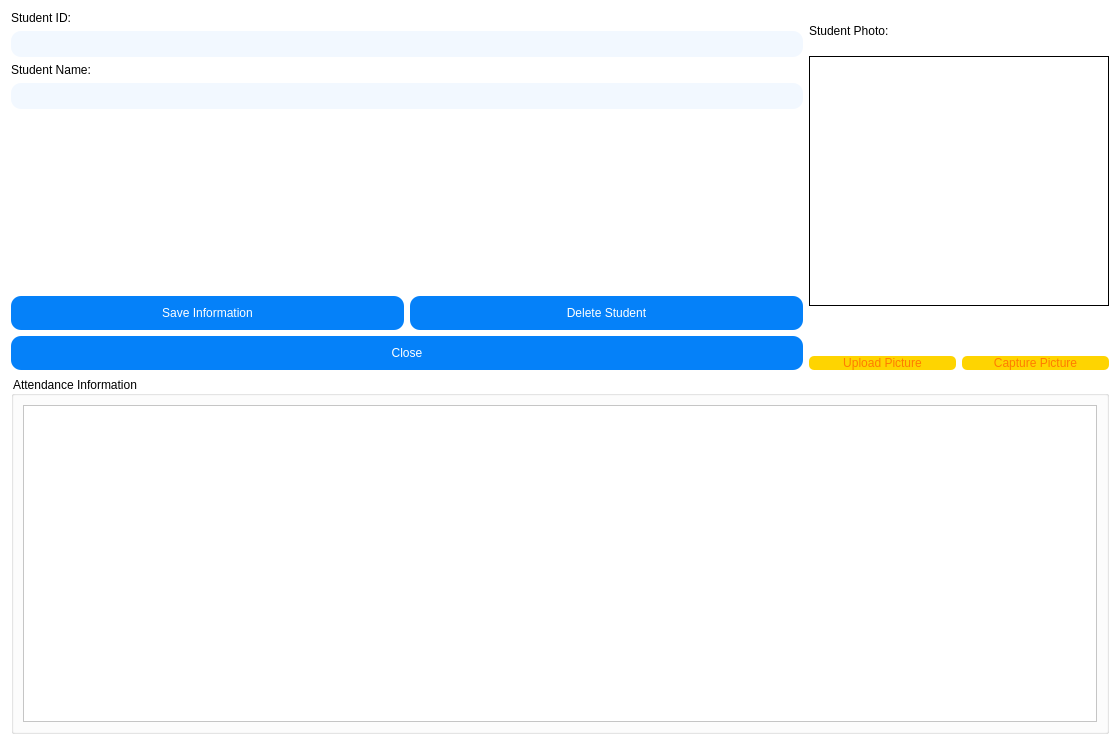
<?xml version="1.0" encoding="UTF-8"?>
<ui version="4.0">
 <class>StudentDetailDialog</class>
 <widget class="QDialog" name="StudentDetailDialog">
  <property name="geometry">
   <rect>
    <x>0</x>
    <y>0</y>
    <width>1120</width>
    <height>745</height>
   </rect>
  </property>
  <property name="windowTitle">
   <string>Chi tiết sinh viên</string>
  </property>
  <property name="styleSheet">
   <string notr="true">background-color: rgb(255, 255, 255);</string>
  </property>
  <layout class="QVBoxLayout" name="verticalLayout">
   <item>
    <layout class="QHBoxLayout" name="horizontalLayout">
     <item>
      <layout class="QVBoxLayout" name="verticalLayout_2">
       <item>
        <widget class="QLabel" name="label">
         <property name="styleSheet">
          <string notr="true">font: 57 10pt &quot;Montserrat Medium&quot;;</string>
         </property>
         <property name="text">
          <string>Student ID:</string>
         </property>
        </widget>
       </item>
       <item>
        <widget class="QLineEdit" name="lineEditStudentID">
         <property name="styleSheet">
          <string notr="true">background-color: rgb(242, 248, 255);
color: rgb(14, 23, 67);
font: 57 10pt &quot;Montserrat Medium&quot;;
border-radius: 10px;
padding: 5px;</string>
         </property>
         <property name="readOnly">
          <bool>false</bool>
         </property>
        </widget>
       </item>
       <item>
        <widget class="QLabel" name="label_2">
         <property name="styleSheet">
          <string notr="true">font: 57 10pt &quot;Montserrat Medium&quot;;</string>
         </property>
         <property name="text">
          <string>Student Name:</string>
         </property>
        </widget>
       </item>
       <item>
        <widget class="QLineEdit" name="lineEditFullName">
         <property name="styleSheet">
          <string notr="true">background-color: rgb(242, 248, 255);
color: rgb(14, 23, 67);
font: 57 10pt &quot;Montserrat Medium&quot;;
border-radius: 10px;
padding: 5px;</string>
         </property>
        </widget>
       </item>
       <item>
        <spacer name="verticalSpacer">
         <property name="orientation">
          <enum>Qt::Vertical</enum>
         </property>
         <property name="sizeHint" stdset="0">
          <size>
           <width>20</width>
           <height>40</height>
          </size>
         </property>
        </spacer>
       </item>
       <item>
        <layout class="QHBoxLayout" name="horizontalLayout_3">
         <item>
          <widget class="QPushButton" name="pushButtonSave">
           <property name="styleSheet">
            <string notr="true">QPushButton {
    background-color: #0581F9; /* Màu nền mặc định */
	color: rgb(255, 255, 255);
	font: 8pt &quot;CocogooseProTrial Semilight&quot;;
    border-radius: 10px;
    padding: 10px;

}

QPushButton:hover {
    background-color: #87C4FF; /* Màu khi di chuột */

}

QPushButton:pressed {
    background-color: #0581F9; /* Màu khi nhấn */
}


</string>
           </property>
           <property name="text">
            <string>Save Information</string>
           </property>
          </widget>
         </item>
         <item>
          <widget class="QPushButton" name="pushButtonDelete">
           <property name="styleSheet">
            <string notr="true">QPushButton {
    background-color: #0581F9; /* Màu nền mặc định */
	color: rgb(255, 255, 255);
	font: 8pt &quot;CocogooseProTrial Semilight&quot;;
    border-radius: 10px;
    padding: 10px;

}

QPushButton:hover {
    background-color: #87C4FF; /* Màu khi di chuột */

}

QPushButton:pressed {
    background-color: #0581F9; /* Màu khi nhấn */
}


</string>
           </property>
           <property name="text">
            <string>Delete Student</string>
           </property>
          </widget>
         </item>
        </layout>
       </item>
       <item>
        <widget class="QPushButton" name="pushButtonCancel">
         <property name="styleSheet">
          <string notr="true">QPushButton {
    background-color: #0581F9; /* Màu nền mặc định */
	color: rgb(255, 255, 255);
	font: 8pt &quot;CocogooseProTrial Semilight&quot;;
    border-radius: 10px;
    padding: 10px;

}

QPushButton:hover {
    background-color: #87C4FF; /* Màu khi di chuột */

}

QPushButton:pressed {
    background-color: #0581F9; /* Màu khi nhấn */
}


</string>
         </property>
         <property name="text">
          <string>Close</string>
         </property>
        </widget>
       </item>
      </layout>
     </item>
     <item>
      <layout class="QVBoxLayout" name="verticalLayout_3">
       <item>
        <widget class="QLabel" name="label_3">
         <property name="styleSheet">
          <string notr="true">font: 57 10pt &quot;Montserrat Medium&quot;;</string>
         </property>
         <property name="text">
          <string>Student Photo:</string>
         </property>
        </widget>
       </item>
       <item>
        <widget class="QLabel" name="labelPhoto">
         <property name="minimumSize">
          <size>
           <width>300</width>
           <height>250</height>
          </size>
         </property>
         <property name="frameShape">
          <enum>QFrame::Box</enum>
         </property>
         <property name="alignment">
          <set>Qt::AlignCenter</set>
         </property>
        </widget>
       </item>
       <item>
        <widget class="QLabel" name="labelPhotoStatus">
         <property name="text">
          <string/>
         </property>
         <property name="alignment">
          <set>Qt::AlignCenter</set>
         </property>
        </widget>
       </item>
       <item>
        <layout class="QHBoxLayout" name="horizontalLayout_2">
         <item>
          <widget class="QPushButton" name="pushButtonUpload">
           <property name="styleSheet">
            <string notr="true">
QPushButton {
 /* Màu nền mặc định */
	background-color: rgb(254, 212, 1);
    border-radius: 5px;
	color: rgb(255, 123, 0);
	font: 57 10pt &quot;Montserrat Medium&quot;;

}

QPushButton:hover {
background-color: rgb(255, 220, 42);
}

QPushButton:pressed {
    background-color: #F0C800; /* Màu khi nhấn */
}


</string>
           </property>
           <property name="text">
            <string>Upload Picture</string>
           </property>
          </widget>
         </item>
         <item>
          <widget class="QPushButton" name="pushButtonCapture">
           <property name="styleSheet">
            <string notr="true">
QPushButton {
 /* Màu nền mặc định */
	background-color: rgb(254, 212, 1);
    border-radius: 5px;
	color: rgb(255, 123, 0);
	font: 57 10pt &quot;Montserrat Medium&quot;;

}

QPushButton:hover {
background-color: rgb(255, 220, 42);
}

QPushButton:pressed {
    background-color: #F0C800; /* Màu khi nhấn */
}


</string>
           </property>
           <property name="text">
            <string>Capture Picture</string>
           </property>
          </widget>
         </item>
        </layout>
       </item>
      </layout>
     </item>
    </layout>
   </item>
   <item>
    <widget class="QGroupBox" name="groupBoxAttendance">
     <property name="styleSheet">
      <string notr="true">font: 57 10pt &quot;Montserrat Medium&quot;;</string>
     </property>
     <property name="title">
      <string>Attendance Information</string>
     </property>
     <layout class="QVBoxLayout" name="verticalLayout_4">
      <item>
       <widget class="QTableWidget" name="tableWidgetAttendance">
        <property name="sortingEnabled">
         <bool>true</bool>
        </property>
        <attribute name="horizontalHeaderShowSortIndicator" stdset="0">
         <bool>true</bool>
        </attribute>
       </widget>
      </item>
     </layout>
    </widget>
   </item>
  </layout>
 </widget>
 <resources/>
 <connections/>
</ui>
